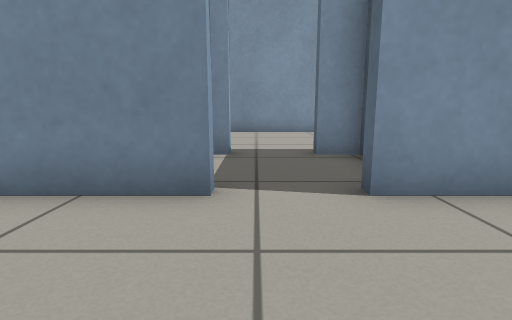
[1] (above)

13 first-person views from a walk through a robot-simulator world made for Gazebo. The camera is 0.5 m above the floor, tilts 10° down and sees 80° across. The floor is counted in squares, 0.5 m on a side. Each view is taken from the middle of a square. On the plan, view 1 faces up. The plan holds only what a view shows up to about 12 squares ahead; the rest is blank.

[2]
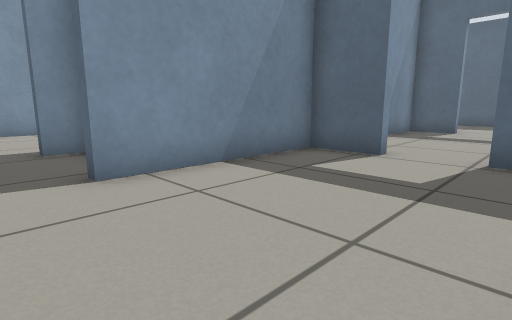

[3]
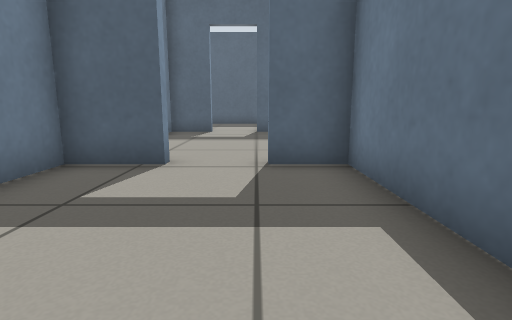

[4]
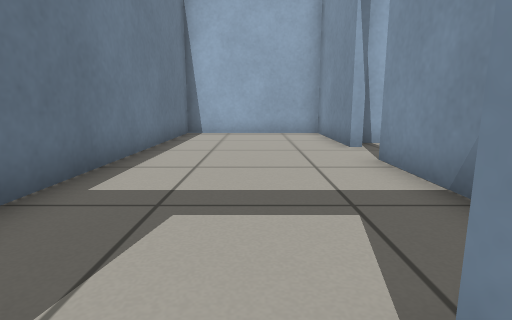

[5]
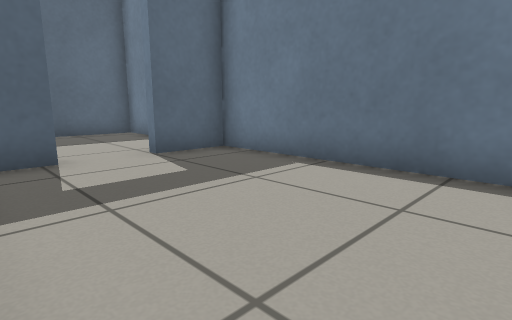

[6]
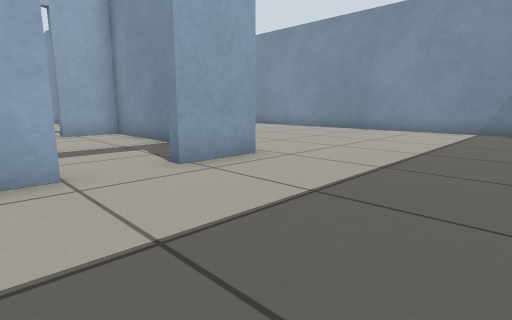

[7]
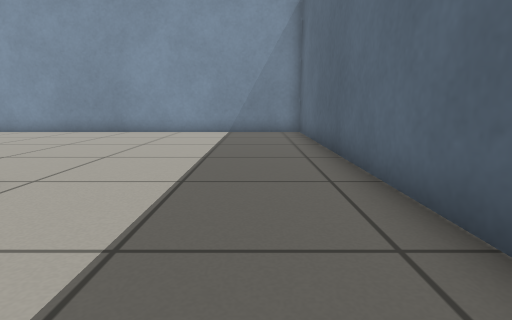

[8]
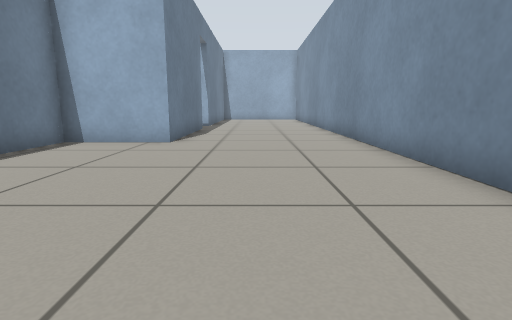

[9]
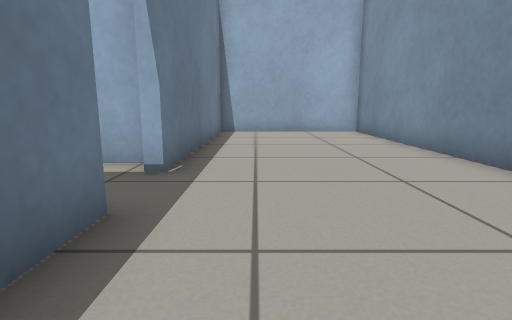

[10]
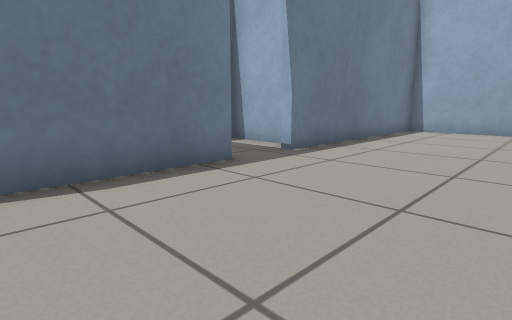

[11]
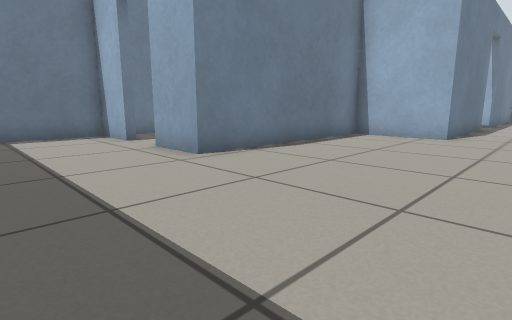

[12]
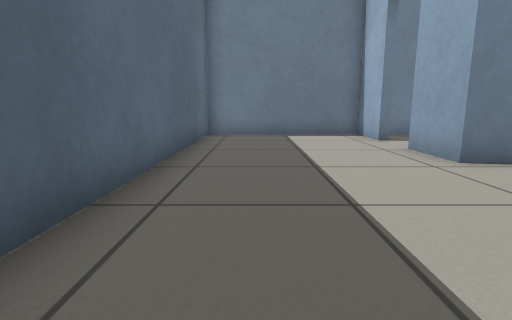

[13]
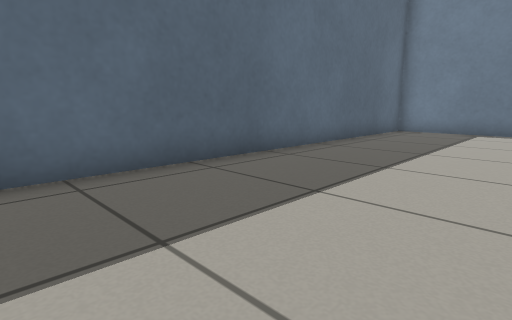

### Floor plan
Ten units are one square. View 1 is at (0, 0); x grows to the right and y downward. Boxes are objects, and circles mark ways between rooms. Rooms are numbered by the first view taken in them; rooms with no view inside come last. Other rooms are left out.
<svg viewBox="-87 -125 279 149">
<path fill="none" stroke="#000" d="M-5 -33 -45 -33 -45 16 62 16 62 1M62 -16 62 -33 13 -33M72 19 131 19 131 0M131 -16 131 -33 65 -33 65 -16M11 -66 65 -66 65 -36 134 -36 134 -17M134 0 134 19 187 19 187 -120 -82 -120 -82 -66 -5 -66M-5 -63 -10 -63M-14 -61 -14 -36M22 -63 12 -63"/>
<circle cx="60" cy="-5" r="3" fill="#2a7"/>
<circle cx="5" cy="-35" r="3" fill="#2a7"/>
<circle cx="130" cy="-5" r="3" fill="#2a7"/>
<circle cx="5" cy="-65" r="3" fill="#2a7"/>
<text x="0" y="-10">1</text>
<text x="90" y="-10">2</text>
<text x="80" y="-70">3</text>
<text x="0" y="-50">4</text>
</svg>
Room 1 opens to room 2. Room 1 opens to room 4. Room 2 opens to room 3. Room 3 opens to room 4.

Where each view was taken, in squares from view 1:
view 1: 0 up, 0 right, facing up
view 2: 1 down, 0 right, facing up-right
view 3: 0 up, 1 right, facing right
view 4: 1 up, 7 right, facing left
view 5: 3 up, 7 right, facing down-right
view 6: 1 down, 18 right, facing up-left
view 7: 0 up, 17 right, facing up
view 8: 9 up, 15 right, facing left
view 9: 8 up, 4 right, facing left
view 10: 11 up, 5 right, facing down-left
view 11: 9 up, 17 right, facing down-left
view 12: 9 up, 17 right, facing down
view 13: 11 up, 14 right, facing down-right
